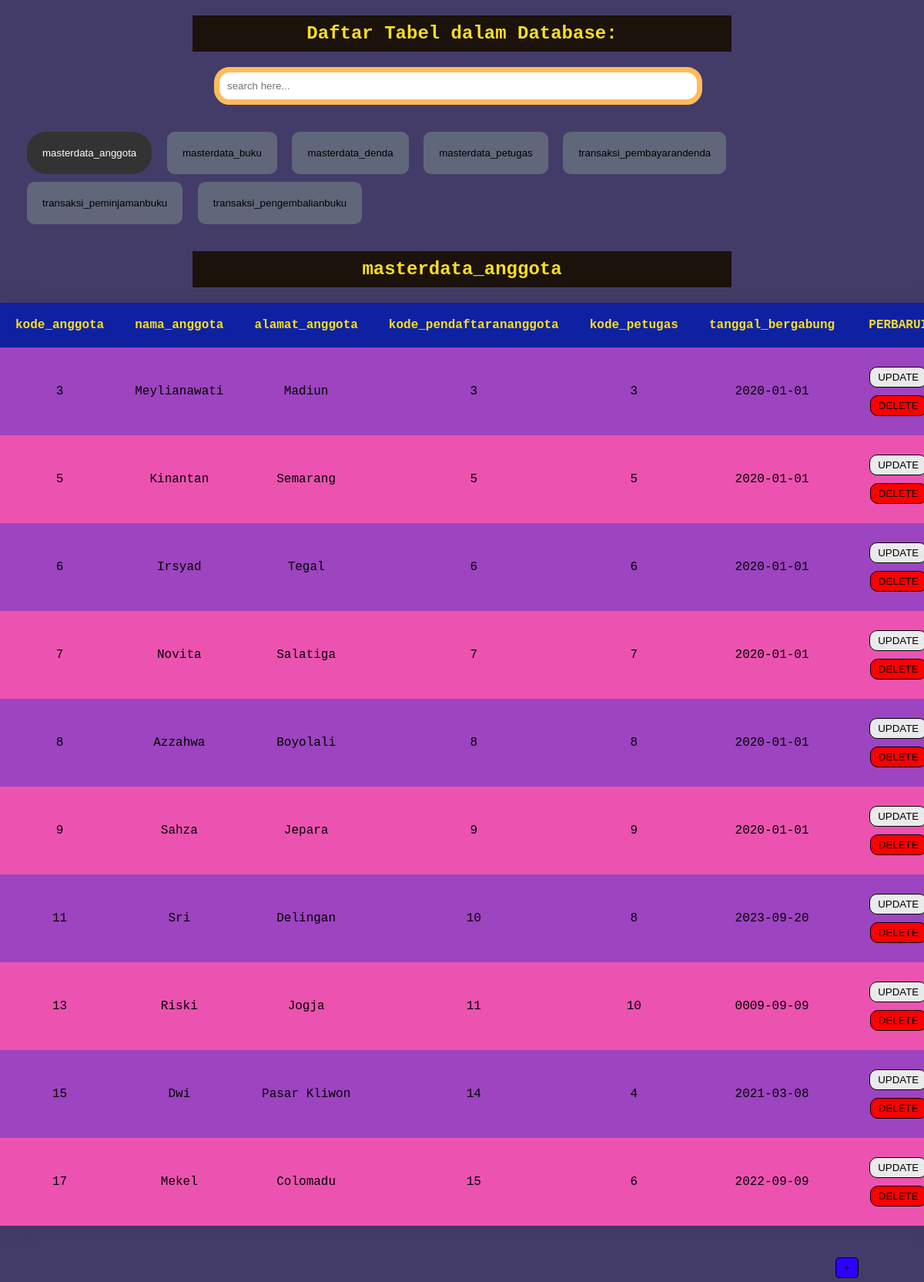
The page / on the database its author committed.
### tables this page shows
CREATE TABLE `masterdata_anggota` (
  `kode_anggota` int(11) NOT NULL,
  `nama_anggota` varchar(20) NOT NULL,
  `alamat_anggota` varchar(20) DEFAULT NULL,
  `kode_pendaftarananggota` int(11) NOT NULL,
  `kode_petugas` int(11) NOT NULL,
  `tanggal_bergabung` date NOT NULL
);

### index.php (the view, shortened to what this page needs)
<?php
$db = array(
    "host" => "localhost",
    "nama" => "root",
    "password" => "",
    "database" => "perpustakaan2_vanno"
);
$koneksi = mysqli_connect($db["host"], $db["nama"], $db["password"], $db["database"]);
$tables = $koneksi->query("show tables")->fetch_all();
?>
<!DOCTYPE html>
<html lang="en">
<head>
    <link rel="stylesheet" href="gaya index.css">
</head>
<body>
    <h2>Daftar Tabel dalam Database:</h2>
    <div class="search-container">
        <input type="text" id="search" placeholder="search here..." onkeyup="searchTable()">
    </div>
    <div class="tab">
        <?php foreach ($tables as $table) { ;?>
        <button
            class="tablinks<?php echo $table == $tables[0] ? ' active' : ''; ?>"
            id="<?php echo $table[0]; ?>btn"
            onclick="openTable('<?php echo $table[0]; ?>')">
                <?php echo $table[0]; ?>
        </button>
        <?php } ?>
    </div>
    <?php foreach ($tables as $table) {
        $table = $table[0];
        $result = $koneksi->query("SELECT * FROM $table");
        if ($result->num_rows > 0){
        ?>
        <div class="tabcontent" id="<?php echo $table; ?>content">
            <h2><?php echo $table; ?></h2>
            <table>
                <tr>
                    <?php foreach ($result->fetch_fields() as $value){
                    echo "<th>$value->name</th>";
                    } ?>
                    <th>PERBARUI</th>
                </tr>
                <?php foreach ($result->fetch_all() as $row){ ?>
                <tr>
                    <?php foreach ($row as $value){
                    echo "<td>$value</td>";
                    }?>
                    <td>
                        <button onclick="window.location.href='Update<?php echo $table; ?>.php?id=<?php echo $row[0]; ?>'" id="updatetable">UPDATE</button>
                        <button onclick="window.location.href='Delete<?php echo $table; ?>.php?id=<?php echo $row[0]; ?>'" id="deletetable">DELETE</button>
                    </td>
                </tr>
                <?php } ?>
            </table>
        </div>
        <?php } else {
            echo "<p>Tabel $table kosong.<p>";
        }
    } ?>
    <br><br>
    <div class="tambah">
        <a href="Inputmasterdata_anggota.php"><button id="anggotaBtn">+</button></a>
    </div>
</body>
</html>

### gaya index.css (style rules this page uses)
body { font-family: 'Courier New', Courier, monospace; background-color: #443C68; margin: 0; padding: 0; }
h2 { margin-top: 20px; margin-left: 250px; margin-right: 250px; background-color: #1A120B; color: #F8DE22; padding: 10px; text-align: center; }
.search-container { text-align: center; margin-top: 20px; margin-bottom: 20px; }
input[type="text"] { width: 50%; padding: 10px; margin-right: 10px; border: 7px solid #FFBB5C; border-radius: 20px; }
table { border-collapse: collapse; width: 40%; margin: 0 auto; background-color: #EC53B0; box-shadow: 0 0 30px rgba(0, 0, 0, 0.1); }
th, td { padding: 20px; text-align: center; }
th { background-color: #0E21A0; color: #F8DE22; width: 20px; }
tr:nth-child(even) { background-color: #9D44C0; }
.tab { overflow: hidden; margin: 30px; }
.tab button { background-color: #61677A; float: center; border: navy; outline: navy; cursor: pointer; padding: 20px 20px; transition: 1.0s; border-radius: 10px; }
.tab button.active { background-color: #333; color: white; border-radius: 25px; }
a { background-color: #871c1c00; color: #000000; text-decoration: none; }
button { padding: 5px 10px; margin: 5px 5px 5px 5px; background-color: #2f00ff; border: 1px solid black; border-radius: 5px; }
#updatetable { background-color: #eaeaea; border: 1px solid black; border-radius: 10px; color: black; text-align: center; text-decoration: none; display: inline; cursor: pointer; }
#deletetable { background-color: #fe0000; border: 1px solid black; border-radius: 10px; color: black; text-align: center; text-decoration: none; display: inline; cursor: pointer; }
.tambah { margin-left: 90%; }

### rows shown on the page
masterdata_anggota: value "3", nama_anggota "Meylianawati", alamat_anggota "Madiun", tanggal_bergabung "2020-01-01"
masterdata_anggota: value "5", nama_anggota "Kinantan", alamat_anggota "Semarang", tanggal_bergabung "2020-01-01"
masterdata_anggota: value "6", nama_anggota "Irsyad", alamat_anggota "Tegal", tanggal_bergabung "2020-01-01"
masterdata_anggota: value "7", nama_anggota "Novita", alamat_anggota "Salatiga", tanggal_bergabung "2020-01-01"
masterdata_anggota: value "8", nama_anggota "Azzahwa", alamat_anggota "Boyolali", tanggal_bergabung "2020-01-01"
masterdata_anggota: value "9", nama_anggota "Sahza", alamat_anggota "Jepara", tanggal_bergabung "2020-01-01"
masterdata_anggota: kode_anggota "11", nama_anggota "Sri", alamat_anggota "Delingan", kode_pendaftarananggota "10", kode_petugas "8", tanggal_bergabung "2023-09-20"
masterdata_anggota: kode_anggota "13", nama_anggota "Riski", alamat_anggota "Jogja", kode_pendaftarananggota "11", kode_petugas "10", tanggal_bergabung "0009-09-09"
masterdata_anggota: kode_anggota "15", nama_anggota "Dwi", alamat_anggota "Pasar Kliwon", kode_pendaftarananggota "14", kode_petugas "4", tanggal_bergabung "2021-03-08"
masterdata_anggota: kode_anggota "17", nama_anggota "Mekel", alamat_anggota "Colomadu", kode_pendaftarananggota "15", kode_petugas "6", tanggal_bergabung "2022-09-09"

### other values the page prints
$table[0] "masterdata_anggota"
$table[0] "masterdata_buku"
$table[0] "masterdata_denda"
$table[0] "masterdata_petugas"
$table[0] "transaksi_pembayarandenda"
$table[0] "transaksi_peminjamanbuku"
$table[0] "transaksi_pengembalianbuku"
$table "masterdata_anggota"
$value->name "kode_anggota"
$value->name "nama_anggota"
$value->name "alamat_anggota"
$value->name "kode_pendaftarananggota"
$value->name "kode_petugas"
$value->name "tanggal_bergabung"
